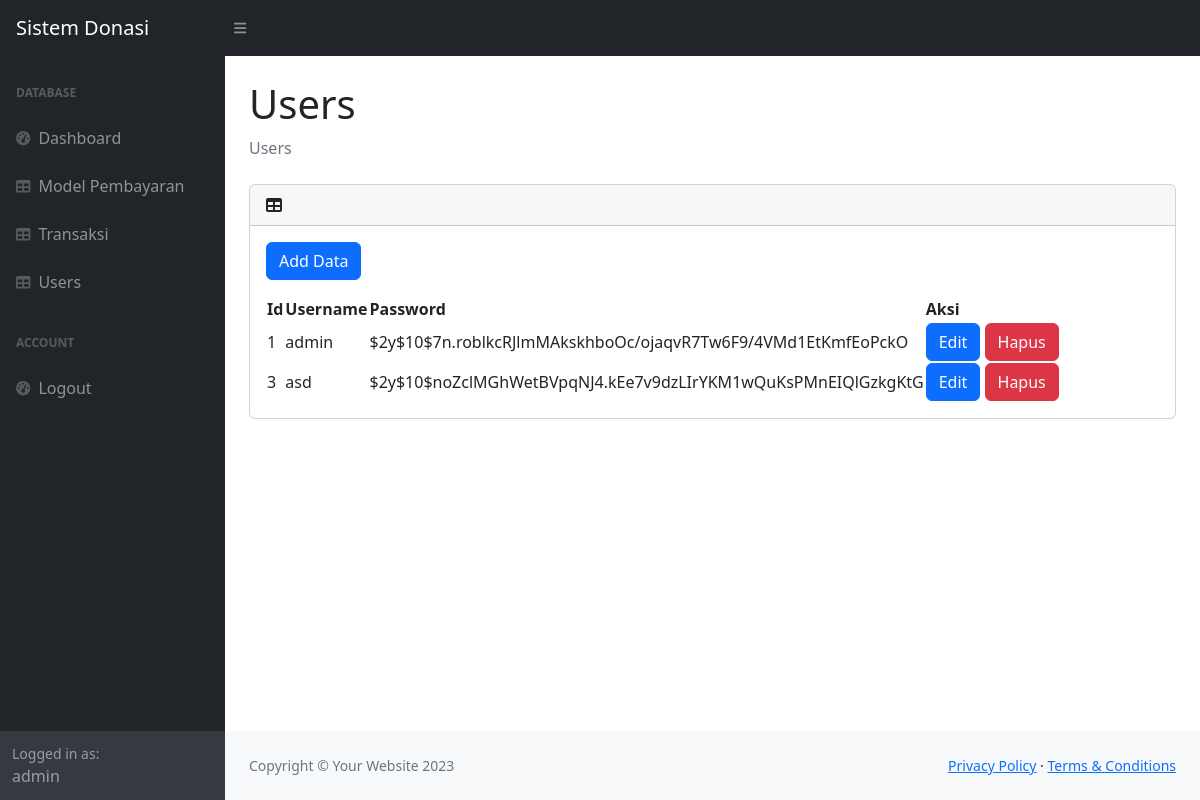
Before: /admin/users.php (signed in) with the older database file.
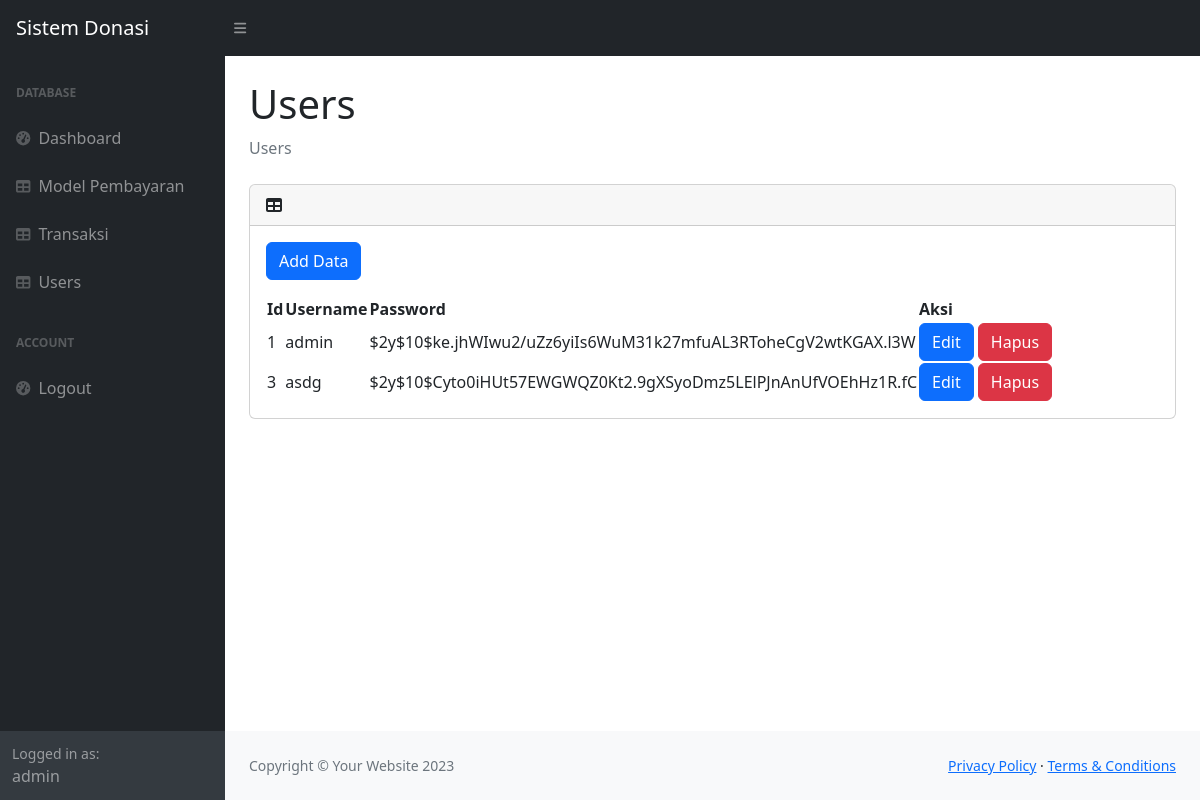
After: the same page with the newer database file.
### tables this page shows
CREATE TABLE `users` (
  `id` int(11) NOT NULL,
  `username` varchar(50) NOT NULL,
  `password` varchar(255) NOT NULL
);

### admin/users.php (called while the page is built, shortened)
<?php
    require_once __DIR__ . '/../models/user.php';
    $users = User::get_all();
    require_once __DIR__ . '/views/layout.php';
    require_once __DIR__ . '/views/users.php';
?>

### models/model.php (called while the page is built, shortened)
<?php
    require_once __DIR__ . '/connection.php';
    class Model{
        protected $id;
        protected static $table_name = "";
        function get_id(){
            return $this->id;
        }
        public static function get_all(){
            global $conn;
            $datas = [];
            $query = $conn->query("SELECT * FROM " . static::$table_name);
            if ($query->num_rows > 0){
                foreach ($query->fetch_all() as $raw_data){
                    $datas[] = static::from_array($raw_data);
                }
            }
            return $datas;
        }
    }
?>

### models/user.php (called while the page is built, shortened)
<?php
    require_once __DIR__ . '/connection.php';
    require_once __DIR__ . '/model.php';
    class User extends Model{
        protected $username;
        protected $password;
        function __construct($id, $username, $password){
            $this->id=$id;
            $this->username=$username;
            $this->password=$password;
        }
        public static function from_array($array){
            return new User(
                $array[0],
                $array[1],
                $array[2]
            );
        }
        function get_username(){
            return $this->username;
        }
        function get_password(){
            return $this->password;
        }
    }
?>

### admin/views/users.php (the view, shortened to what the changed rows need)
<section id="content">
    <div class="container-fluid px-4">
        <h1 class="mt-4">Users</h1>
        <div class="card mt-4">
            <div class="card-body">
                <table id="datatable">
                    <thead>
                        <th>Id</th>
                        <th>Username</th>
                        <th>Password</th>
                        <th>Aksi</th>
                    </thead>
                    <tbody>
                        <?php foreach($users as $user) { ?>
                            <tr>
                                <td><?=$user->get_id()?></td>
                                <td><?=$user->get_username()?></td>
                                <td><?=$user->get_password()?></td>
                                <td>
                                    <button class="btn btn-primary" onclick="edit(this)">Edit</button>
                                    <button class="btn btn-danger" onclick="erase(this)">
                                        Hapus
                                    </button>
                                </td>
                            </tr>
                        <?php } ?>
                    </tbody>
                </table>
            </div>
        </div>
    </div>
</section>

### admin/views/layout.php (shortened to what the changed rows need)
<?php
    require_once __DIR__ . '/../../models/user.php';
?>
<!DOCTYPE html>
<html lang="en">
    <head>
        <link href="https://cdn.jsdelivr.net/npm/simple-datatables@7.1.2/dist/style.min.css" rel="stylesheet" />
        <link href="css/styles.css" rel="stylesheet" />
    </head>
    <body class="sb-nav-fixed">
    <div id="layoutSidenav">
        <div id="layoutSidenav_nav">
            <nav class="sb-sidenav accordion sb-sidenav-dark" id="sidenavAccordion">
                <div class="sb-sidenav-menu">
                    <div class="nav">
                    </div>
                </div>
                <div class="sb-sidenav-footer">
                    <div class="small">Logged in as:</div>
                    <?= unserialize($_SESSION['user'])->get_username() ?>
                </div>
            </nav>
        </div>
    </body>
</html>

Changed rows visible on the page:
changed users "admin": password "$2y$10$7n.roblkcRJlmMAkskhboOc/ojaqvR7Tw6F9/4VMd1EtKmfEoPckO" → "$2y$10$ke.jhWIwu2/uZz6yiIs6WuM31k27mfuAL3RToheCgV2wtKGAX.l3W"
changed users id 3: username "asd" → "asdg"; password "$2y$10$noZclMGhWetBVpqNJ4.kEe7v9dzLIrYKM1wQuKsPMnEIQlGzkgKtG" → "$2y$10$Cyto0iHUt57EWGWQZ0Kt2.9gXSyoDmz5LElPJnAnUfVOEhHz1R.fC"
